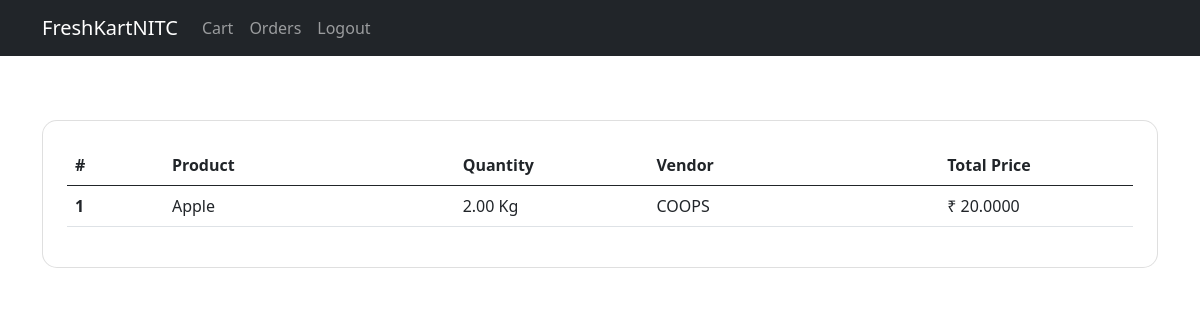
The page /orders (signed in) on the database as committed earlier.
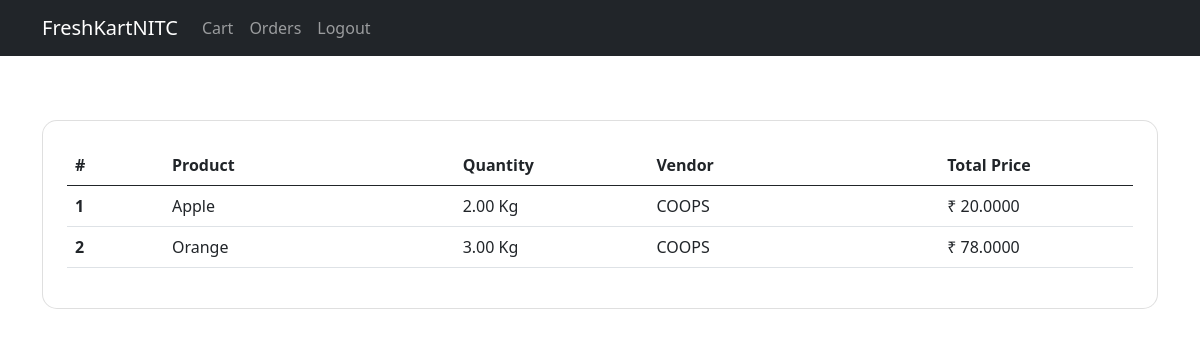
The same page on the database as committed later.
### application/models.py (models this page shows)
class Orders(db.Model):
    __tablename__ = 'orders'
    id = db.Column(db.Integer, primary_key=True, autoincrement=True)
    vendor = db.Column(db.Integer, db.ForeignKey('vendors.id'), nullable=False)
    user = db.Column(db.Integer, db.ForeignKey('users.id'), nullable=False)
    product = db.Column(db.Integer, db.ForeignKey('products.id'), nullable=False)
    date = db.Column(db.String(255), nullable=False)
    qty = db.Column(db.Numeric(10,2), nullable=False)
    price = db.Column(db.Numeric(10,2), nullable=False)
    state = db.Column(db.String(255), nullable=False)

class Products(db.Model):
    __tablename__ = 'products'
    id = db.Column(db.Integer, primary_key=True, autoincrement=True)
    name = db.Column(db.String(255), nullable=False)
    vendor = db.Column(db.Integer, db.ForeignKey('vendors.id'), nullable=False)
    image = db.Column(db.String(255), nullable=False)
    category = db.Column(db.String(255), nullable=False)
    price = db.Column(db.Numeric(10,2), nullable=False)
    qty = db.Column(db.Numeric(10,2), nullable=False)
    unit = db.Column(db.String(255), nullable=False)

class Vendors(db.Model):
    __tablename__ = 'vendors'
    id = db.Column(db.Integer, primary_key=True, autoincrement=True)
    name = db.Column(db.String(255), nullable=False)
    email = db.Column(db.String(255), nullable=False, unique=True)
    phone = db.Column(db.String(10), nullable=False)
    password = db.Column(db.String(255), nullable=False)

### application/controllers.py (the view)
@app.route('/orders')
@buyer_login_required
def orders():
    id=session['id']
    orders=Orders.query.filter_by(user=id).all()
    vendors=[]
    products=[]
    for order in orders:
        vendor=Vendors.query.filter_by(id=order.vendor).first()
        vendors.append(vendor)
        product=Products.query.filter_by(id=order.product).first()
        products.append(product)
    return render_template('buyer_orders.html', orders=orders, vendors=vendors, products=products)

### application/controllers.py (called while the page is built)
def buyer_login_required(f):
    @wraps(f)
    def wrap(*args, **kwargs):
        if 'type' in session and session['type'] == 'Buyer' and 'status' in session:
            return f(*args, **kwargs)
        else:
            flash('Unauthorized Access','danger')
            return redirect(url_for('login'))
    return wrap

### templates/buyer_orders.html
{% extends 'base_buyer.html' %}
{% block content %}
<div class="container py-5 h-100">
    <div class="card" style="border-radius: 15px;">
        <div class="card-body p-4">
            <table class="table">
                <thead>
                  <tr>
                    <th class = "col-1">#</th>
                    <th class = "col-3">Product</th>
                    <th class="col-2">Quantity</th>
                    <th class = "col-3">Vendor</th>
                    <th class = "col-2">Total Price</th>
                  </tr>
                </thead>
                <tbody>
                    {% for order in orders %}
                        <tr>
                            <th>{{ loop.index }}</th>
                            <td>{{ products[loop.index0].name }}</td>
                            <td>{{ order.qty }} Kg</td>
                            <td>{{ vendors[loop.index0].name }}</td>
                            <td>₹ {{ order.qty * order.price }}</td>
                        </tr>
                    {% endfor %}
                </tbody>
              </table>
        </div>
    </div>
</div>
{% endblock %}

### templates/base_buyer.html (shortened to what this page needs)
<!doctype html>
<html lang="en">
  <head>
    <link href="https://cdn.jsdelivr.net/npm/bootstrap@5.0.2/dist/css/bootstrap.min.css" rel="stylesheet"
>
  </head>
  <body>
    <nav class="navbar navbar-expand-md navbar-dark bg-dark">
        <div class="container">
            <a class="navbar-brand" href="{{ url_for('home')}}">FreshKartNITC</a>
            <div class="collapse navbar-collapse" id="navbarNav">
                <ul class="navbar-nav">
                    <li class="nav-item">
                        <a class="nav-link" href="{{ url_for('cart')}}">Cart</a>
                    </li>
                    <li class="nav-item">
                        <a class="nav-link" href="{{ url_for('orders')}}">Orders</a>
                    </li>
                    <li class="nav-item">
                        <a class="nav-link" href="{{ url_for('logout')}}">Logout</a>
                    </li>
                </ul>
            </div>
        </div>
    </nav>
    {% block content %} {% endblock %}
  </body>
</html>

Rows that differ between the two databases and show on the page:
added Orders: qty "3.00", {{ vendors[loop.index0].name }} "COOPS", order.qty*order.price "78.0000"
now on this page (row unchanged): Products: name "Orange"
